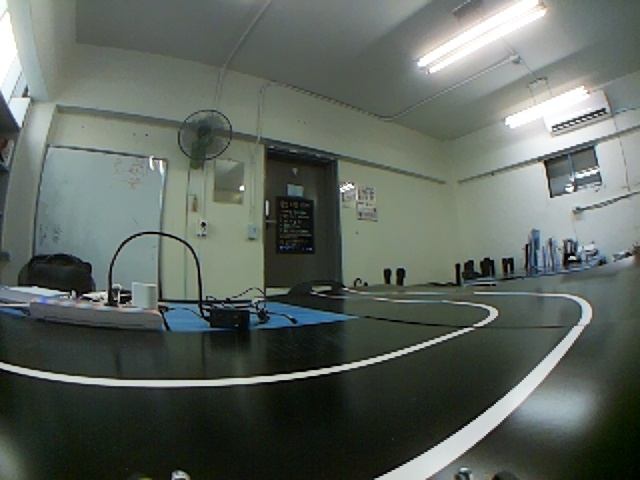
#> input picture captures/KakaoTalk_20250706_142229552.jpg, 640 x 480 px; its folder holds only this picture in this run
$ python cap_test.py
#> lines starting #> are read from the running program, lines starting #| are printed output that depends on the picture; after the words box and inside, x2 and y2 are one past the last pixel; in counts of white or black regions, pixels touching at a corner belong together
import cv2
import numpy as np
import os

# [83 lines left out: functions get_angle, get_tangent, filter_outliers, get_intersection, get_nearest_point, get_center_points_by_nearest and 1 more, not called in this run]

def warp_image(image, src_points):
    width, height = 640, 135  # 출력 이미지 크기 고정
    dst_points = np.array([
        [0, 0],
        [width - 1, 0],
        [width - 1, height - 1],
        [0, height - 1]
    ], dtype=np.float32)

    # 원근 변환 행렬 계산
    matrix = cv2.getPerspectiveTransform(src_points, dst_points)
    warped_image = cv2.warpPerspective(image, matrix, (width, height))

    return warped_image

# 640x480 해상도 기준 좌표로 설정해야 함 (직접 클릭하거나 측정 필요)
src_points = np.array([
    [25, 14],  # 왼쪽 위
    [609, 20],  # 오른쪽 위
    [496, 126],  # 오른쪽 아래
    [129, 128]   # 왼쪽 아래
], dtype=np.float32)

# 마우스 이벤트 콜백 함수
def mouse_callback(event, x, y, flags, param):
    if event == cv2.EVENT_LBUTTONDOWN:
        print(f"Clicked coordinates: ({x}, {y})")

# 이미지 폴더 경로 설정
image_folder = 'captures'
image_files = sorted([f for f in os.listdir(image_folder) if f.lower().endswith(('.jpg', '.png'))])
total_images = len(image_files)

def process_image(index):
#> called with index = 0
    file_path = os.path.join(image_folder, image_files[index])
    img = cv2.imread(file_path)
#> img is the input picture: shape (480, 640, 3); mean B, G, R 94.7, 101.6, 93.5
    img = cv2.resize(img, (640, 480))

    roi_y1, roi_y2 = 330, 465
    roi = img[roi_y1:roi_y2, :]
    cv2.rectangle(img, (0, roi_y1), (640, roi_y2), (0, 255, 0), 2)
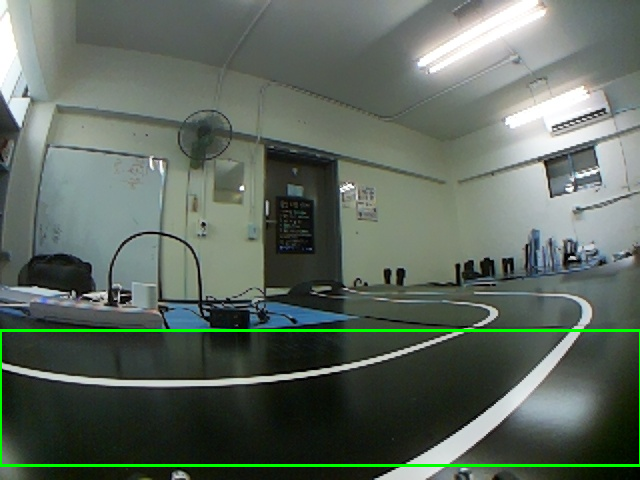
#> img: shape (480, 640, 3); 1.38% of pixels changed, all inside (x1, y1, x2, y2) = (0, 329, 640, 467)

    lower_white = np.array([151, 166, 164])
    upper_white = np.array([255, 255, 255])
    mask = cv2.inRange(roi, lower_white, upper_white)
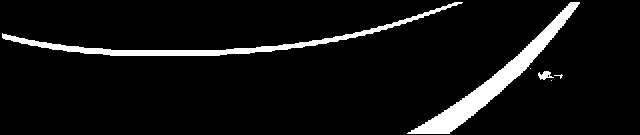
#> mask: shape (135, 640); 6.7% white; 6 white regions (3 under 20 px), largest, box (x1, y1, x2, y2) and area: (407, 2, 580, 134) 3228, (2, 2, 463, 56) 2430, (538, 71, 554, 80) 82
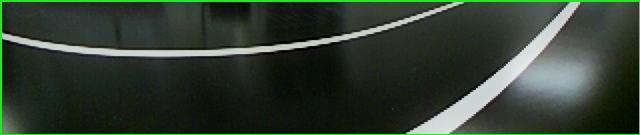
#> roi: shape (135, 640, 3); mean B, G, R 47.8, 61.8, 48.4
    blurred = cv2.GaussianBlur(mask, (5, 5), 0)
    edges = cv2.Canny(blurred, 100, 150)
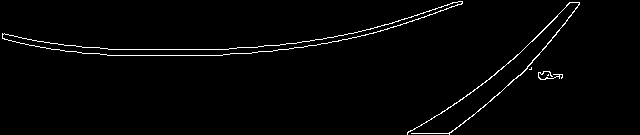
#> edges: shape (135, 640); 1.8% white in thin lines or dots, all inside (x1, y1, x2, y2) = (2, 1, 580, 135)

    # 애매한 흰색들 255로 설정
    # edges = cv2.resize(edges, (640, 480), interpolation=cv2.INTER_NEAREST)
    _, edges = cv2.threshold(edges, 127, 255, cv2.THRESH_BINARY)  # 완전한 이진화
    # color_roi = cv2.cvtColor(edges, cv2.COLOR_GRAY2BGR)

    # Bird's Eye View 변환
    birdeye_frame = warp_image(edges, src_points)
    _, birdeye_frame = cv2.threshold(birdeye_frame, 127, 255, cv2.THRESH_BINARY)  # 완전한 이진화
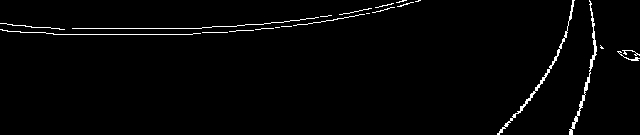
#> birdeye_frame: shape (135, 640); 1.9% white in thin lines or dots
    print("birdeye_frame shape:", birdeye_frame.shape)
#| birdeye_frame shape: (135, 640)
    cv2.imwrite("debug_birdeye.jpg", birdeye_frame)

    left_points, right_points = [], []
    h, w = birdeye_frame.shape
    mid = w // 2

    # ROI에서 y는 아래에서 위로 탐색
    for y in range(h - 1, -1, -2):
        row = birdeye_frame[y]

        # 왼쪽 안쪽 차선 탐색
        for x in range(mid - 1, -1, -1):
            if row[x] == 255:
                left_points.append((x, y))
                break

        # 오른쪽 안쪽 차선 탐색
        for x in range(mid + 1, w):
            if row[x] == 255:
                right_points.append((x, y))
                break
        if len(left_points) >= 30 and len(right_points) >= 30:
            break
#> after the loop, left_points = [(192, 34), (227, 32), (253, 30), (273, 28), (291, 26), (307, 24), (319, 22), (299, 20), (314, 18)]; right_points = 68 pairs, first value 321 to 568, second value 0 to 134
    print(len(left_points), len(right_points))
#| 9 68
    all_points = cv2.cvtColor(birdeye_frame, cv2.COLOR_GRAY2BGR)
#> all_points: shape (135, 640, 3); 1.9% white in thin lines or dots
    for pt in left_points:
        cv2.circle(all_points, tuple(pt), 3, (255, 255, 0), -1)
#> this loop made 9 passes
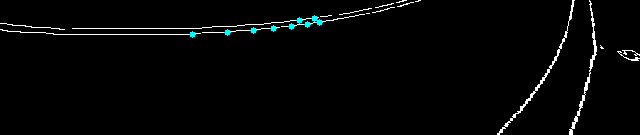
#> all_points: shape (135, 640, 3); mean B, G, R 5.4, 5.4, 4.7
    for pt in right_points:
        cv2.circle(all_points, tuple(pt), 3, (255, 0, 255), -1)
#> this loop made 68 passes
#> pt on passes 1 to 8: (497, 134), (499, 132), (500, 130), (502, 128), (505, 126), (505, 124), (507, 122), (510, 120)
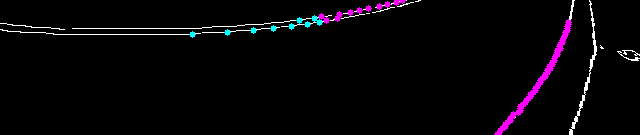
#> all_points: shape (135, 640, 3); 1.34% of pixels changed, all inside (x1, y1, x2, y2) = (318, 0, 572, 135)

    # [10 lines of commented-out code are left out]

    color_roi = cv2.cvtColor(birdeye_frame, cv2.COLOR_GRAY2BGR)

    if len(left_points) >= 30 and len(right_points) >= 30:
        all_left_points = left_points
        all_right_points = right_points
        left_points = filter_outliers(left_points, axis='x', threshold=10)
        # print(f"left_points = {len(left_points)}")
        right_points = filter_outliers(right_points, axis='x', threshold=10)
        # print(f"right_points = {len(right_points)}")
        # print(right_points)
        for pt in left_points:
            cv2.circle(color_roi, tuple(pt), 3, (255, 255, 0), -1)
        for pt in right_points:
            cv2.circle(color_roi, tuple(pt), 3, (255, 0, 255), -1)

        if len(left_points) >= 2 and len(right_points) >= 2:
            left_poly_points = left_points[:10]
            right_poly_points = right_points[:10]

            for pt in left_poly_points:
                cv2.circle(color_roi, pt, 5, (0, 255, 0), -1)
            for pt in right_poly_points:
                cv2.circle(color_roi, pt, 5, (0, 255, 0), -1)

            left_line = get_tangent(left_poly_points, 0, 500)
            right_line = get_tangent(right_poly_points, 20, 639)

            cv2.line(color_roi, left_line[0], left_line[1], (0, 255, 255), 2)
            cv2.line(color_roi, right_line[0], right_line[1], (0, 0, 255), 2)

            p_left = np.array(left_line[0])
            v_left = np.array(left_line[1]) - p_left
            p_right = np.array(right_line[0])
            v_right = np.array(right_line[1]) - p_right
            intersection = get_intersection(p_left, v_left, p_right, v_right)

            center = (w // 2, 240)
            cv2.circle(color_roi, center, 7, (255, 0, 0), -1)

            if intersection:
                # 교점 존재 시 시각화
                cv2.circle(color_roi, intersection, 7, (0, 255, 0), -1)
                cv2.line(color_roi, center, intersection, (255, 255, 255), 2)

                # 중심 → 수직 위쪽으로 기준선 그리기
                top_of_vertical = (center[0], center[1] - 80)
                cv2.line(color_roi, center, top_of_vertical, (0, 255, 255), 1)

                # 교점 방향 벡터 계산
                vec_to_inter = np.array(intersection) - np.array(center)
                vertical_vec = np.array([0, -1])
                angle = get_angle(vec_to_inter, vertical_vec)
                adjusted_angle = 90 + angle if vec_to_inter[0] > 0 else 90 - angle
                adjusted_angle = np.clip(adjusted_angle, 0, 180)

                cv2.putText(color_roi, f"Angle: {adjusted_angle:.2f} deg", (30, 30),
                            cv2.FONT_HERSHEY_SIMPLEX, 0.8, (0, 255, 0), 2)

            # 중심선 점 + 선 시각화 추가
            center_points = get_center_points_by_nearest(all_left_points, all_right_points)
            center_points = filter_outliers(center_points, 'x', threshold=10)
            for pt in center_points:
                cv2.circle(color_roi, pt, 3, (0, 255, 0), -1)  # 초록 점

            for i in range(len(center_points) - 1):
                cv2.line(color_roi, center_points[i], center_points[i + 1], (0, 255, 0), 2)  # 초록 선

    return img, color_roi, all_points, edges, birdeye_frame

def on_trackbar(val):
    img, color_roi, all_points, edges, birdeye_frame = process_image(val)
    # combined = cv2.hconcat([img, cv2.resize(color_roi, (640, 480))])
    # cv2.imshow('Image Viewer', combined)
    cv2.imshow('original img', img)
    cv2.imshow('color roi', color_roi)
    cv2.imshow('all points', all_points)
    cv2.imshow('edges', edges)
    cv2.imshow('birdeye', birdeye_frame)
    cv2.setMouseCallback("edges", mouse_callback)

cv2.namedWindow('Image Viewer')
cv2.createTrackbar('Index', 'Image Viewer', 0, total_images - 1, on_trackbar)

# 초기 이미지 표시
on_trackbar(0)

# ESC 종료
while True:
    if cv2.waitKey(1) == 27:
#> (key Esc is pressed here)
        break

cv2.destroyAllWindows()

$ run again, on captures/KakaoTalk_20250706_142229552_05.jpg
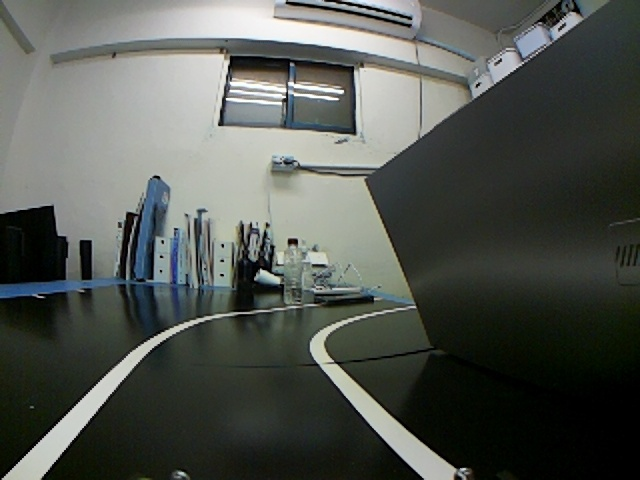
#> input picture captures/KakaoTalk_20250706_142229552_05.jpg, 640 x 480 px
#> in process_image, img is the input picture: shape (480, 640, 3); mean B, G, R 80.7, 86.2, 82.1
#> img: shape (480, 640, 3); 1.38% of pixels changed, all inside (x1, y1, x2, y2) = (0, 329, 640, 467)
#> mask: shape (135, 640); 7.4% white; 2 white regions, box (x1, y1, x2, y2) and area: (18, 2, 176, 134) 3210, (310, 2, 448, 134) 3196
#> edges: shape (135, 640); 1.2% white in thin lines or dots, all inside (x1, y1, x2, y2) = (18, 1, 448, 135)
#> birdeye_frame: shape (135, 640); 1.1% white in thin lines or dots, all inside (x1, y1, x2, y2) = (0, 0, 535, 135)
#| birdeye_frame shape: (135, 640)
#> after the loop in process_image, `for y in range(h - 1, -1, -2):`: left_points = 30 pairs, first value 0 to 319, second value 12 to 70; right_points = 61 pairs, first value 321 to 466, second value 14 to 134
#| 30 61
#> the loop in process_image, `for pt in left_points:` made 30 passes
#> pt on passes 1 to 8: (0, 70), (4, 68), (8, 66), (11, 64), (15, 62), (19, 60), (21, 58), (26, 56)
#> the loop in process_image, `for pt in right_points:` made 61 passes
#> pt on passes 1 to 8: (466, 134), (463, 132), (460, 130), (457, 128), (454, 126), (452, 124), (449, 122), (446, 120)
#> after the loop in process_image, `for pt in right_points:`:
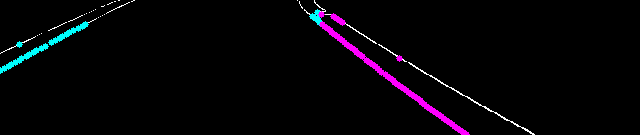
#> all_points: shape (135, 640, 3); mean B, G, R 7.1, 3.5, 5.1
#> all_left_points has the same summary as left_points
#> all_right_points has the same summary as right_points
#> coords has the same summary as left_points in process_image
#> in filter_outliers, `center = np.median(coords[:, 0] if axis == 'x' else coords[:, 1])`: center = 53
#> diffs = 30 values, max 266 at index 24, min 2 at index 14, mean 72.37
#> in process_image, `left_points = filter_outliers(left_points, axis='x', threshold=10)`: left_points = [[45, 46], [51, 42], [55, 40], [59, 38], [62, 36]]
#> in process_image, `right_points = filter_outliers(right_points, axis='x', threshold=10)`: right_points = [[394, 82], [393, 80], [390, 78], [387, 76], [385, 74], [381, 72], [379, 70]]
#> the loop in process_image, `for pt in left_points:` made 5 passes
#> the loop in process_image, `for pt in right_points:` made 7 passes
#> left_poly_points = [[45, 46], [51, 42], [55, 40], [59, 38], [62, 36]]
#> right_poly_points has the same summary as right_points
#> the loop in process_image, `for pt in left_poly_points:` made 5 passes
#> the loop in process_image, `for pt in right_poly_points:` made 7 passes
#> x_pts = [45, 51, 55, 59, 62]
#> y_pts = [46, 42, 40, 38, 36]
#> coeffs = [-0.574, 71.61]
#> in get_tangent, `a, b = coeffs`: a = -0.574; b = 71.61
#> left_line = [(0, 71), (500, -215)]
#> right_line = [(20, -198), (639, 264)]
#> p_left = [0, 71]
#> v_left = [500, -286]
#> p_right = [20, -198]
#> v_right = [619, 462]
#> A = [[500, -619], [-286, -462]]
#> in get_intersection, `b = np.array([p2[0] - p1[0], p2[1] - p1[1]])`: b = [20, -269]
#> t = [0.431, 0.316]
#> in get_intersection, `intersection = p1 + t[0] * v1`: intersection = [215.4, -52.19]
#> in process_image, `intersection = get_intersection(p_left, v_left, p_right, v_right)`: intersection = (215, -52)
#> vec_to_inter = [-105, -292]
#> unit_v1 = [-0.338, -0.941]
#> dot = 0.941
#> angle_rad = 0.345
#> angle = 19.78
#> adjusted_angle = 70.22
#> in process_image, `cv2.putText(color_roi, f"Angle: {adjusted_angle:.2f} deg", (30, 30), c..`:
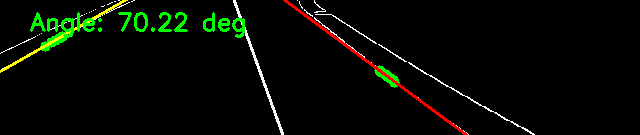
#> color_roi: shape (135, 640, 3); mean B, G, R 3, 9.5, 6
#> l_y = (317, 12)
#> r_y = (321, 14)
#> min_y = 12
#> the loop in get_center_points_by_nearest, `for y in y_samples:` made 11 passes
#> (printed output is left out)
#> after the loop in get_center_points_by_nearest, `for y in y_samples:`: center_points = [(191, 66), (328, 20)]
#| 12
#> in process_image, `center_points = filter_outliers(center_points, 'x', threshold=10)`: center_points = []

$ run again, on captures/KakaoTalk_20250706_142229552_06.jpg
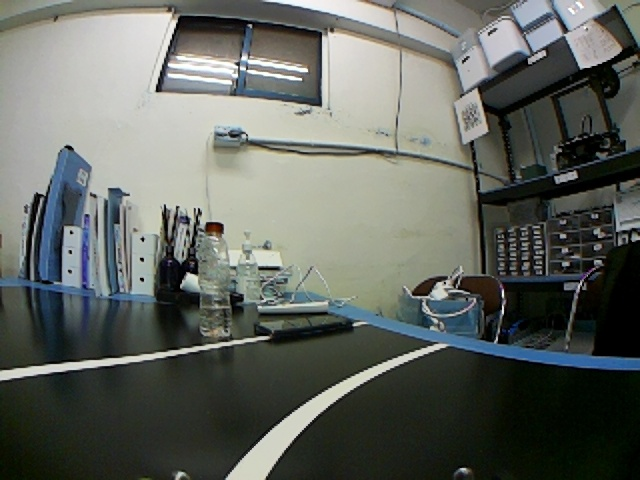
#> input picture captures/KakaoTalk_20250706_142229552_06.jpg, 640 x 480 px
#> in process_image, img is the input picture: shape (480, 640, 3); mean B, G, R 96.3, 102.2, 98
#> img: shape (480, 640, 3); 1.38% of pixels changed, all inside (x1, y1, x2, y2) = (0, 329, 640, 467)
#> mask: shape (135, 640); 5.5% white; 4 white regions (2 under 20 px), largest, box (x1, y1, x2, y2) and area: (238, 14, 448, 134) 3179, (2, 6, 269, 50) 1588
#> edges: shape (135, 640); 1.3% white in thin lines or dots, all inside (x1, y1, x2, y2) = (2, 1, 499, 135)
#> birdeye_frame: shape (135, 640); 1.1% white in thin lines or dots, all inside (x1, y1, x2, y2) = (0, 0, 445, 135)
#| birdeye_frame shape: (135, 640)
#> after the loop in process_image, `for y in range(h - 1, -1, -2):`: left_points = 59 pairs, first value 3 to 319, second value 2 to 134; right_points = 30 pairs, first value 321 to 414, second value 2 to 60
#| 59 30
#> the loop in process_image, `for pt in left_points:` made 59 passes
#> pt on passes 1 to 8: (253, 134), (255, 132), (257, 130), (257, 128), (259, 126), (261, 124), (261, 122), (263, 120)
#> the loop in process_image, `for pt in right_points:` made 30 passes
#> pt on passes 1 to 8: (321, 60), (323, 58), (325, 56), (329, 54), (331, 52), (334, 50), (336, 48), (339, 46)
#> after the loop in process_image, `for pt in right_points:`:
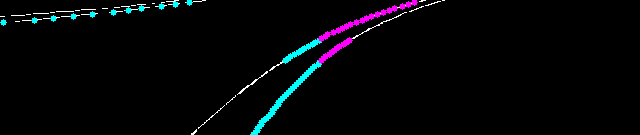
#> all_points: shape (135, 640, 3); mean B, G, R 7, 4.9, 3.7
#> all_left_points has the same summary as left_points
#> all_right_points has the same summary as right_points
#> coords has the same summary as left_points in process_image
#> in filter_outliers, `center = np.median(coords[:, 0] if axis == 'x' else coords[:, 1])`: center = 282
#> diffs = 59 values, max 279 at index 48, min 0 at index 18, mean 47
#> in process_image, `left_points = filter_outliers(left_points, axis='x', threshold=10)`: left_points = [[274, 108], [276, 106], [278, 104], [278, 102], [280, 100], [282, 98], [284, 96], [286, 94], [288, 92], [290, 90], [285, 60], [288, 58], [290, 56]]
#> in process_image, `right_points = filter_outliers(right_points, axis='x', threshold=10)`: right_points = [[336, 48], [339, 46], [343, 44], [346, 42], [349, 40], [338, 30], [342, 28], [346, 26], [350, 24]]
#> the loop in process_image, `for pt in left_points:` made 13 passes
#> the loop in process_image, `for pt in right_points:` made 9 passes
#> left_poly_points = [[274, 108], [276, 106], [278, 104], [278, 102], [280, 100], [282, 98], [284, 96], [286, 94], [288, 92], [290, 90]]
#> right_poly_points has the same summary as right_points
#> the loop in process_image, `for pt in left_poly_points:` made 10 passes
#> the loop in process_image, `for pt in right_poly_points:` made 9 passes
#> x_pts = [274, 276, 278, 278, 280, 282, 284, 286, 288, 290]
#> y_pts = [108, 106, 104, 102, 100, 98, 96, 94, 92, 90]
#> coeffs = [-1.13, 417.8]
#> in get_tangent, `a, b = coeffs`: a = -1.13; b = 417.8
#> left_line = [(0, 417), (500, -148)]
#> right_line = [(20, 301), (639, -206)]
#> p_left = [0, 417]
#> v_left = [500, -565]
#> p_right = [20, 301]
#> v_right = [619, -507]
#> A = [[500, -619], [-565, 507]]
#> in get_intersection, `b = np.array([p2[0] - p1[0], p2[1] - p1[1]])`: b = [20, -116]
#> t = [0.641, 0.485]
#> in get_intersection, `intersection = p1 + t[0] * v1`: intersection = [320.4, 54.97]
#> in process_image, `intersection = get_intersection(p_left, v_left, p_right, v_right)`: intersection = (320, 54)
#> vec_to_inter = [0, -186]
#> unit_v1 = [0, -1]
#> dot = 1
#> angle_rad = 0
#> adjusted_angle = 90
#> in process_image, `cv2.putText(color_roi, f"Angle: {adjusted_angle:.2f} deg", (30, 30), c..`:
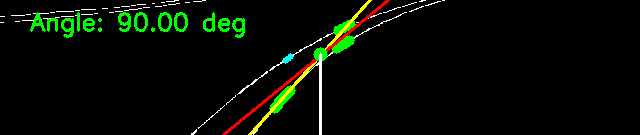
#> color_roi: shape (135, 640, 3); mean B, G, R 3, 11.1, 6.1
#> l_y = (189, 2)
#> r_y = (414, 2)
#> min_y = 2
#> the loop in get_center_points_by_nearest, `for y in y_samples:` made 11 passes
#> (printed output is left out)
#> after the loop in get_center_points_by_nearest, `for y in y_samples:`: center_points = [(305, 57), (258, 10)]
#| 2
#> in process_image, `center_points = filter_outliers(center_points, 'x', threshold=10)`: center_points = []
